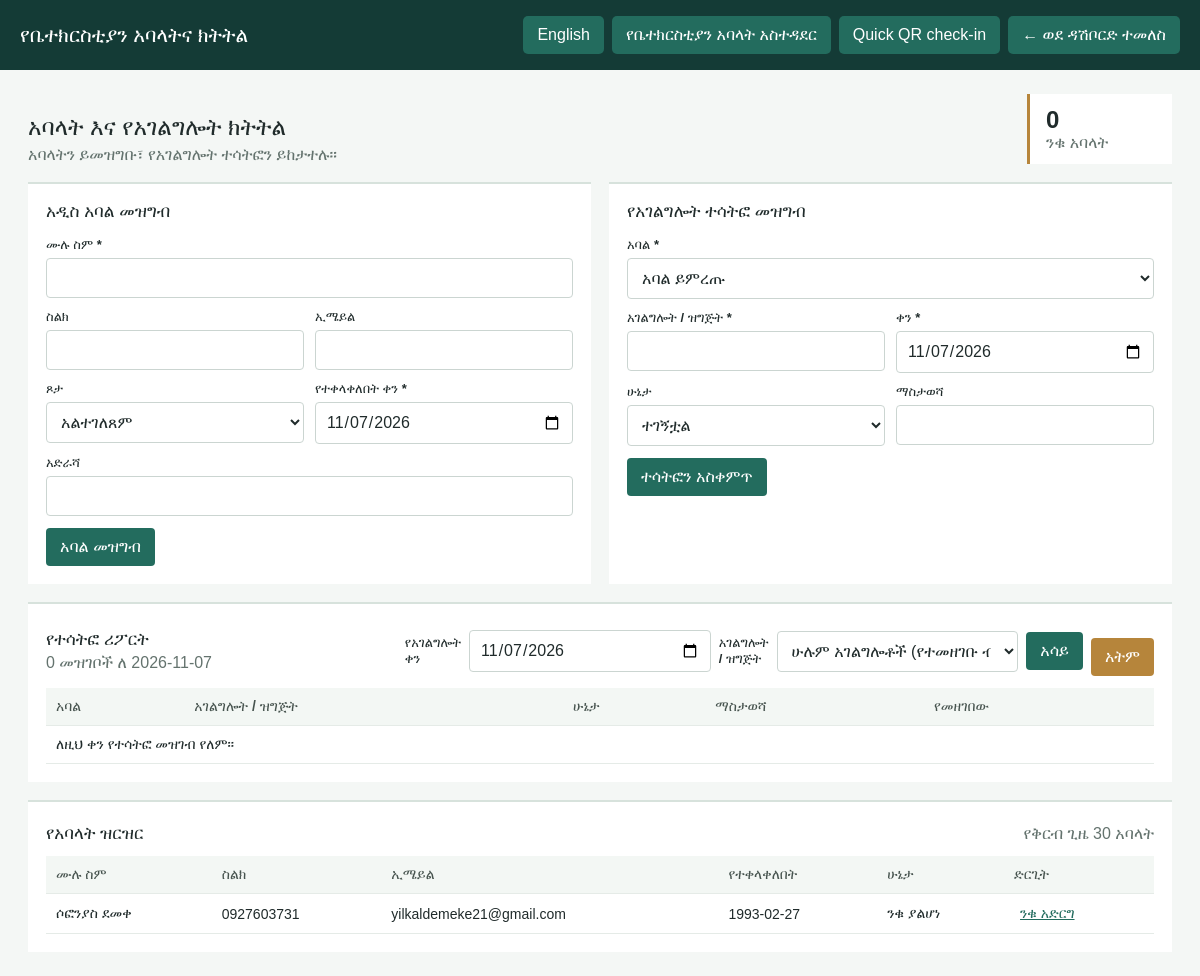
/admin_church_management.php (signed in), run on an earlier commit of the app's database.
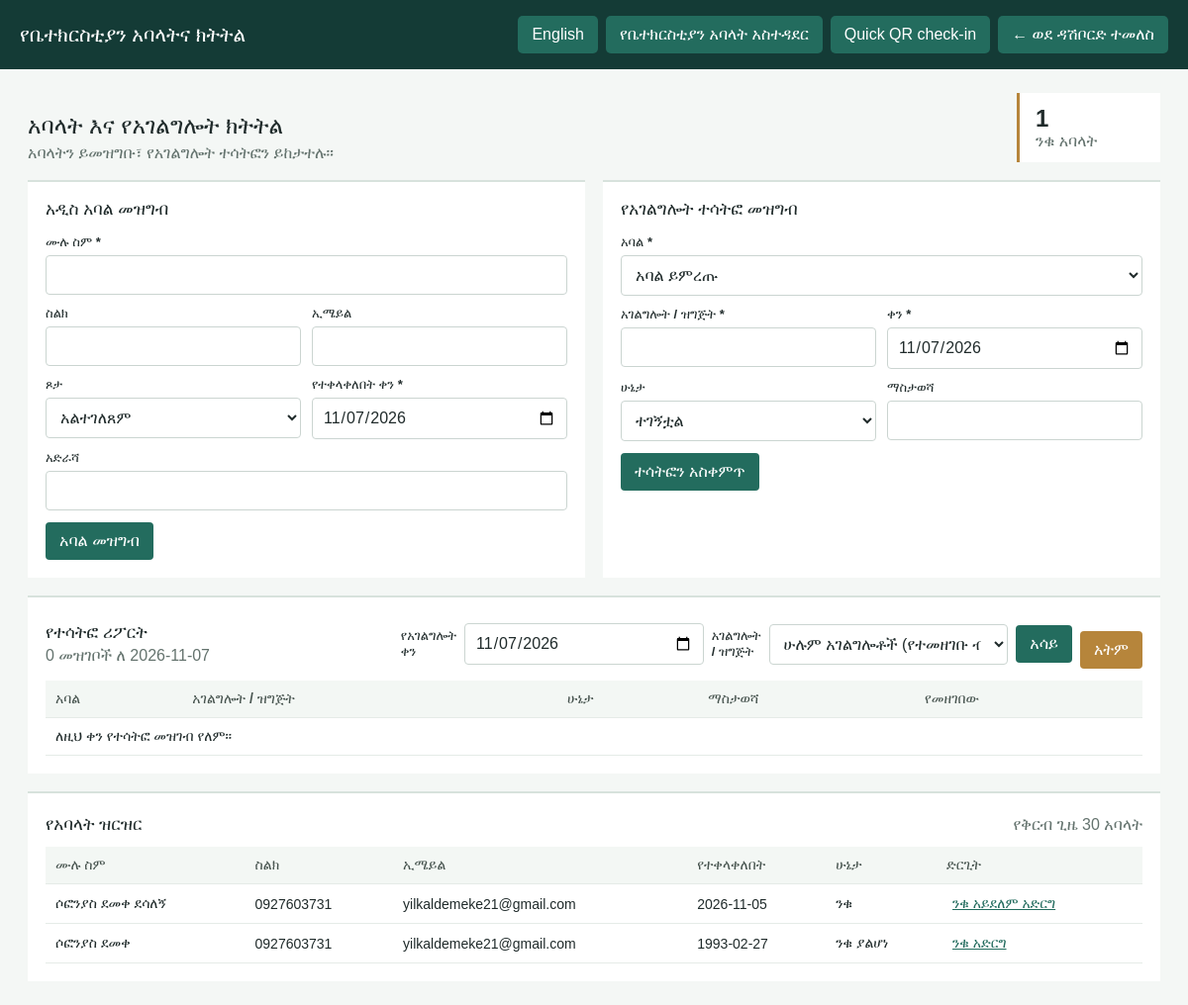
And on a later commit of the database.
### tables this page shows
CREATE TABLE `church_members` (
  `id` int(10) unsigned NOT NULL AUTO_INCREMENT,
  `member_number` varchar(30) NOT NULL,
  `verification_token` char(64) DEFAULT NULL,
  `full_name` varchar(180) NOT NULL,
  `phone` varchar(40) DEFAULT NULL,
  `email` varchar(190) DEFAULT NULL,
  `gender` varchar(30) DEFAULT NULL,
  `address` varchar(255) DEFAULT NULL,
  `birth_date` date DEFAULT NULL,
  `photo_path` varchar(255) DEFAULT NULL,
  `family_id` int(10) unsigned DEFAULT NULL,
  `branch_id` int(10) unsigned DEFAULT NULL,
  `class_group` varchar(100) DEFAULT NULL,
  `service_group` varchar(100) DEFAULT NULL,
  `joined_on` date NOT NULL,
  `status` enum('active','inactive') NOT NULL DEFAULT 'active',
  `created_at` datetime NOT NULL DEFAULT current_timestamp(),
  `updated_at` datetime NOT NULL DEFAULT current_timestamp() ON UPDATE current_timestamp(),
  PRIMARY KEY (`id`),
  UNIQUE KEY `uq_church_member_number` (`member_number`),
  UNIQUE KEY `uq_church_member_verification_token` (`verification_token`),
  KEY `idx_church_members_status` (`status`),
  KEY `idx_church_members_name` (`full_name`),
  KEY `idx_church_members_family` (`family_id`),
  KEY `idx_church_members_branch` (`branch_id`),
  CONSTRAINT `fk_church_member_branch` FOREIGN KEY (`branch_id`) REFERENCES `church_branches` (`id`) ON DELETE SET NULL,
  CONSTRAINT `fk_church_member_family` FOREIGN KEY (`family_id`) REFERENCES `church_families` (`id`) ON DELETE SET NULL
);

### admin_management_i18n.php (called while the page is built, shortened)
<?php
$adminManagementLanguage = $_GET['lang'] ?? $_SESSION['admin_lang'] ?? 'am';
function adminManagementText(string $key): string
{
    global $adminManagementLanguage;
    return $translations[$key][$adminManagementLanguage] ?? $translations[$key]['en'] ?? $key;
}

### db.php (called while the page is built, shortened)
<?php
if (!function_exists('safe')) {
    function safe($value): string
    {
        if (is_scalar($value)) {
            return htmlspecialchars((string)$value, ENT_QUOTES, 'UTF-8');
        }
        return '';
    }
}

### admin_church_management.php (the view, shortened to what the changed rows need)
<?php
require_once __DIR__ . '/db.php';
require_once __DIR__ . '/management_schema.php';
require_once __DIR__ . '/admin_management_i18n.php';
$members = $pdo->query('SELECT id, full_name, phone, email, joined_on, status FROM church_members ORDER BY full_name ASC')->fetchAll(PDO::FETCH_ASSOC);
$recentMembers = $pdo->query('SELECT id, full_name, phone, email, joined_on, status FROM church_members ORDER BY created_at DESC LIMIT 30')->fetchAll(PDO::FETCH_ASSOC);
$activeMembers = (int)$pdo->query("SELECT COUNT(*) FROM church_members WHERE status = 'active'")->fetchColumn();
?>
<!DOCTYPE html>
<html lang="<?php echo safe($adminManagementLanguage); ?>">
<head>
</head>
<body>
<header class="topbar">
    <h1><?php echo safe(adminManagementText('church_title')); ?></h1>
</header>
<main class="wrap">
    <div class="intro">
        <div><h2><?php echo safe(adminManagementText('church_heading')); ?></h2><div class="muted"><?php echo safe(adminManagementText('church_intro')); ?></div></div>
        <div class="stat"><strong><?php echo $activeMembers; ?></strong><span class="muted"><?php echo safe(adminManagementText('active_members')); ?></span></div>
    </div>
    <section class="section" id="attendance-report">
        <div class="table-wrap"><table><thead><tr><th><?php echo safe(adminManagementText('member')); ?></th><th><?php echo safe(adminManagementText('service_name')); ?></th><th><?php echo safe(adminManagementText('status')); ?></th><th><?php echo safe(adminManagementText('notes')); ?></th><th><?php echo safe(adminManagementText('recorded_by')); ?></th></tr></thead></table></div>
    </section>
    <section class="section" style="margin-top:18px">
        <div class="table-wrap"><table><thead><tr><th><?php echo safe(adminManagementText('full_name')); ?></th><th><?php echo safe(adminManagementText('phone')); ?></th><th><?php echo safe(adminManagementText('email')); ?></th><th><?php echo safe(adminManagementText('joined')); ?></th><th><?php echo safe(adminManagementText('status')); ?></th><th><?php echo safe(adminManagementText('action')); ?></th></tr></thead><tbody>
        <?php if (!$recentMembers): ?><tr><td colspan="6"><?php echo safe(adminManagementText('no_members')); ?></td></tr><?php else: foreach ($recentMembers as $member): ?><tr><td><?php echo safe($member['full_name']); ?></td><td><?php echo safe($member['phone'] ?? ''); ?></td><td><?php echo safe($member['email'] ?? ''); ?></td><td><?php echo safe($member['joined_on']); ?></td><td><?php echo safe(adminManagementText($member['status'] === 'active' ? 'member_active' : 'member_inactive')); ?></td><td><form class="small-form" method="post"><button type="submit"><?php echo safe($member['status'] === 'active' ? adminManagementText('set_inactive') : adminManagementText('set_active')); ?></button></form></td></tr><?php endforeach; endif; ?>
        </tbody></table></div>
    </section>
</main>
</body>
</html>

What changed in the data, as far as the page shows it:
added church_members: full_name "ሶፎንያስ ደመቀ ደሳለኝ", phone "0927603731", email "yilkaldemeke21@gmail.com", joined_on "2026-11-05", status "ንቁ", status "ንቁ አይደለም አድርግ"
Also different on the page:
$activeMembers: "0" → "1"
